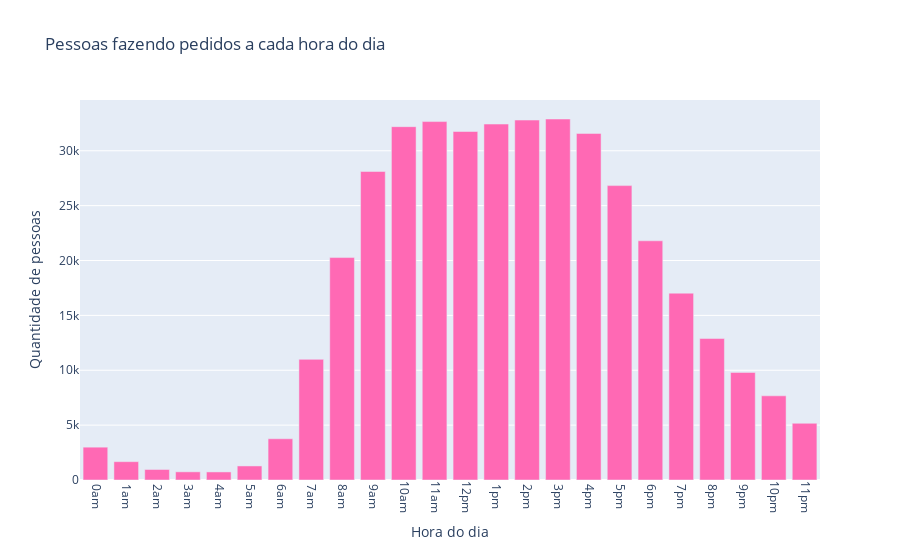

Notebook code cell kept with this figure:
### Code cell
# Quantas pessoas fazem pedidos a cada hora do dia?
people_per_hour = (
    df_orders.groupby("order_hour_of_day")["user_id"]
    .nunique()
    .reindex(range(24), fill_value=0)
)
people_per_hour_df = people_per_hour.reset_index()
people_per_hour_df.columns = ["order_hour_of_day", "people_count"]
people_per_hour_df["hour_label"] = people_per_hour_df["order_hour_of_day"].map(
    dict(enumerate(hour_labels))
)
fig = px.bar(
    people_per_hour_df,
    x="hour_label",
    y="people_count",
    title="Pessoas fazendo pedidos a cada hora do dia",
    labels={
        "hour_label": "Hora do dia",
        "people_count": "Quantidade de pessoas",
    },
    color_discrete_sequence=["hotpink"],
)
fig.update_layout(xaxis_tickangle=90)
fig.show()

### Figure 1 — Plotly figure (JSON) as saved in the notebook; plotly's stock layout.template omitted (floating-point values rounded to 4 significant figures)
{"data": [{"hovertemplate": "Hora do dia=%{x}<br>Quantidade de pessoas=%{y}<extra></extra>", "legendgroup": "", "marker": {"color": "hotpink", "pattern": {"shape": ""}}, "name": "", "orientation": "v", "showlegend": false, "textposition": "auto", "type": "bar", "x": [" 0am", " 1am", " 2am", " 3am", " 4am", " 5am", " 6am", " 7am", " 8am", " 9am", "10am", "11am", "12pm", " 1pm", " 2pm", " 3pm", " 4pm", " 5pm", " 6pm", " 7pm", " 8pm", " 9pm", "10pm", "11pm"], "xaxis": "x", "y": [2991, 1671, 958, 744, 735, 1281, 3757, 10993, 20268, 28112, 32195, 32660, 31754, 32433, 32797, 32894, 31579, 26825, 21795, 17026, 12891, 9806, 7670, 5167], "yaxis": "y"}], "layout": {"barmode": "relative", "legend": {"tracegroupgap": 0}, "title": {"text": "Pessoas fazendo pedidos a cada hora do dia"}, "xaxis": {"anchor": "y", "domain": [0, 1], "tickangle": 90, "title": {"text": "Hora do dia"}}, "yaxis": {"anchor": "x", "domain": [0, 1], "title": {"text": "Quantidade de pessoas"}}}}
